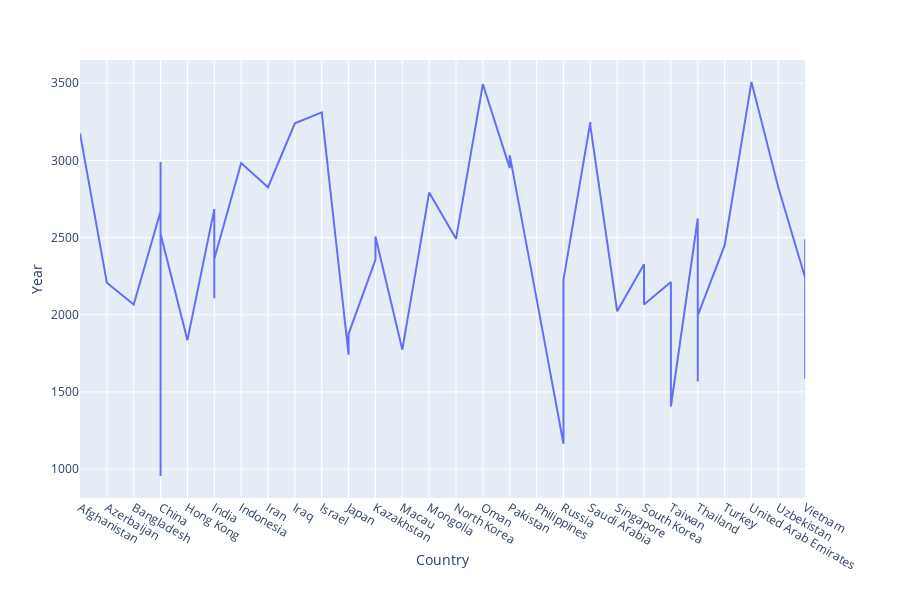

Notebook code for this chart:
### Code cell
px.line(data_asia, x="Country", y="Year")

### Figure 1 — Plotly figure (JSON) as saved in the notebook; plotly's stock layout.template omitted (floating-point values rounded to 4 significant figures)
{"data": [{"hoverlabel": {"namelength": 0}, "hovertemplate": "Country=%{x}<br>Year=%{y}", "legendgroup": "", "line": {"color": "#636efa", "dash": "solid"}, "mode": "lines", "name": "", "showlegend": false, "type": "scatter", "x": ["Afghanistan", "Azerbaijan", "Bangladesh", "China", "China", "China", "China", "China", "Hong Kong", "India", "India", "India", "India", "Indonesia", "Iran", "Iraq", "Israel", "Japan", "Japan", "Kazakhstan", "Kazakhstan", "Macau", "Mongolia", "North Korea", "Oman", "Pakistan", "Pakistan", "Philippines", "Russia", "Russia", "Russia", "Russia", "Russia", "Russia", "Saudi Arabia", "Saudi Arabia", "Singapore", "South Korea", "South Korea", "Taiwan", "Taiwan", "Taiwan", "Thailand", "Thailand", "Thailand", "Thailand", "Turkey", "United Arab Emirates", "Uzbekistan", "Vietnam", "Vietnam", "Vietnam", "Vietnam"], "xaxis": "x", "y": [3175.0, 2207.0, 2066, 2671.0, 954.8, 2990.0, 1776.0, 2523.0, 1836.0, 2685.0, 2108.0, 2584.0, 2361, 2983.0, 2826.0, 3241.0, 3311, 1740.0, 1877.0, 2356, 2507, 1774.0, 2792.0, 2492, 3493.0, 2950.0, 3034, 2103.0, 1164.0, 2142, 2201, 1872.0, 2096, 2228.0, 3248.0, 3225.0, 2022.0, 2327.0, 2066, 2212.0, 2043.0, 1405.0, 2624.0, 2512.0, 1568.0, 1996.0, 2450.0, 3509.0, 2824.0, 2238, 2182, 1585, 2489], "yaxis": "y"}], "layout": {"height": 600, "legend": {"tracegroupgap": 0}, "margin": {"t": 60}, "xaxis": {"anchor": "y", "domain": [0, 0.98], "title": {"text": "Country"}}, "yaxis": {"anchor": "x", "domain": [0, 1], "title": {"text": "Year"}}}}
